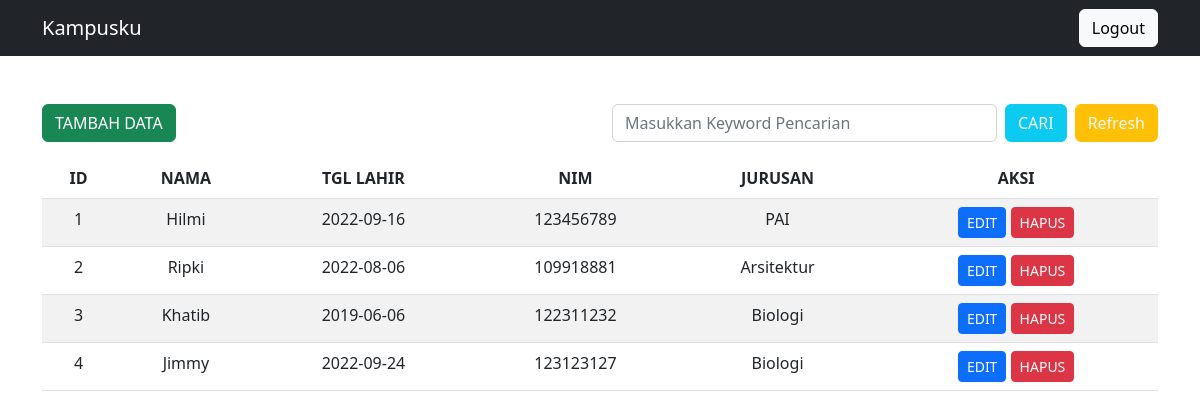
The page /admin_home.php (signed in) on the database its author committed.
### tables this page shows
CREATE TABLE `mahasiswa` (
  `id_mhs` int(11) NOT NULL,
  `nama_mhs` varchar(255) NOT NULL,
  `tgl_lahir` date NOT NULL,
  `nim` int(9) NOT NULL,
  `id_jurusan` int(11) NOT NULL
);

CREATE TABLE `jurusan` (
  `id_jurusan` int(11) NOT NULL,
  `nama_jurusan` varchar(255) NOT NULL
);

### admin_home.php (the view, shortened to what this page needs)
<?php
include 'config.php';
?>
<!DOCTYPE html>
<html lang="en">
<head>
	<link rel="stylesheet" href="asset/bootstrap/css/bootstrap.min.css">
	<link rel="stylesheet" href="asset/bootstrap/custom/style.css">
</head>
<body>
	<nav class="navbar navbar-expand-lg navbar-dark bg-dark">
		<div class="container">
			<a class="navbar-brand" href="admin_home.php">Kampusku</a>
			<div class="collapse navbar-collapse" id="navbarSupportedContent">
				<form action="" method="post" class="d-flex ms-auto" role="search" >
					<button class="btn btn-light" type="submit" name="logout">Logout</button>
				</form>
			</div>
		</div>
	</nav>
	<div class="container mt-5">
		<div class="row">
			<div class="col">
				<a href="create.php" class="btn btn-success ">TAMBAH DATA</a>
			</div>
			<div class="col">
				<form class="d-flex" role="search" method="POST" action="">
					<input class="form-control me-2" type="text" name="search" placeholder="Masukkan Keyword Pencarian">
					<input class="btn btn-info text-light" type="submit" name="cari" value="CARI"></input>
					<a href="index.php" class="btn btn-warning text-light ms-2">Refresh</a>
				</form>
			</div>
		</div>
		<table class="table table-striped mt-3">
			<thead>
				<tr class="text-center">
					<th scope="col">ID</th>
					<th scope="col">NAMA</th>
					<th scope="col">TGL LAHIR</th>
					<th scope="col">NIM</th>
					<th scope="col">JURUSAN</th>
					<th scope="col">AKSI</th>
				</tr>
			</thead>
			<tbody>
				<?php
				if (isset($_POST['search'])) {
					$search = $_POST['search'];
					$mahasiswa = mysqli_query($conn, "SELECT mahasiswa.id_mhs,
					mahasiswa.nama_mhs, mahasiswa.tgl_lahir, mahasiswa.nim, jurusan.nama_jurusan FROM mahasiswa JOIN jurusan
					ON mahasiswa.id_jurusan = jurusan.id_jurusan WHERE mahasiswa.nama_mhs LIKE '%$search%'
					OR mahasiswa.nim LIKE '%$search%' OR jurusan.nama_jurusan LIKE '%$search%'");
				} else {
					$mahasiswa = mysqli_query($conn, "SELECT mahasiswa.id_mhs,
					mahasiswa.nama_mhs, mahasiswa.tgl_lahir, mahasiswa.nim, jurusan.nama_jurusan FROM mahasiswa JOIN jurusan
					ON mahasiswa.id_jurusan = jurusan.id_jurusan");
				}
				if (mysqli_num_rows($mahasiswa)) {
					while ($data = mysqli_fetch_array($mahasiswa)) {
				?>
						<tr class="text-center">
							<td><?php echo $data['id_mhs'] ?></td>
							<td><?php echo $data['nama_mhs'] ?></td>
							<td><?php echo $data['tgl_lahir'] ?></td>
							<td><?php echo $data['nim'] ?></td>
							<td><?php echo $data['nama_jurusan'] ?></td>
							<td>
								<a href="update.php?update=<?php echo $data['id_mhs'] ?>" class="btn btn-sm btn-primary">EDIT</a>
								<a href="?delete=<?php echo $data['id_mhs'] ?>" onclick="return confirm ('Yakin akan menghapus data?')" class="btn btn-sm btn-danger">HAPUS
								</a>
							</td>
						</tr>
				<?php
					}
				} else {
					echo '<tr><td colspan="6" class="text-center">Tidak ada data yang ditemukan</td></tr>';
				}
				?>
			</tbody>
		</table>
	</div>
</body>
</html>

### rows shown on the page
mahasiswa: id_mhs "1", nama_mhs "Hilmi", tgl_lahir "2022-09-16", nim "123456789", id_jurusan.nama_jurusan "PAI"
mahasiswa: id_mhs "2", nama_mhs "Ripki", tgl_lahir "2022-08-06", nim "109918881", id_jurusan.nama_jurusan "Arsitektur"
mahasiswa: id_mhs "3", nama_mhs "Khatib", tgl_lahir "2019-06-06", nim "122311232", id_jurusan.nama_jurusan "Biologi"
mahasiswa: id_mhs "4", nama_mhs "Jimmy", tgl_lahir "2022-09-24", nim "123123127", id_jurusan.nama_jurusan "Biologi"
